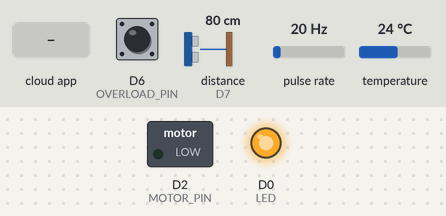
This program was run on a simulated ESP8266 (NodeMCU). On the bench: switched loads named in the program (green lamp = pin HIGH), output pins drawn as LEDs (lit = HIGH). Wiring (inferred from the names in the program): pulse sensor: data D1. Inputs (shaded band) come from the test bench; at power-on: D6 (OVERLOAD_PIN) HIGH, distance to the obstacle (sensor on D7) 80 cm, pulse rate 20 Hz, temperature 24 °C. The echo pulse lasts 58.3 µs per cm; WiFi joins after 1.5 s; servers stay silent unless stated; what the program prints to the serial monitor is not drawn.

Above: at 2.8 s.
2.9 s: the phone or cloud app sets motor to motor
At 4.3 s:
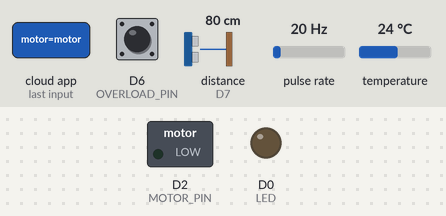
5.0 s: the phone or cloud app sets flow_reset to motor
7.0 s: the phone or cloud app sets sumur_on_level to motor
10.5 s: the phone or cloud app sets sumur_off_level to motor
Timing chart, 0 to 15.0 s (numbered marks = the images above; inputs shaded):
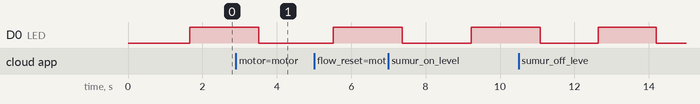

The program:

main.cpp
```cpp
#include <Arduino.h>
//FirebaseESP8266.h must be included before ESP8266WiFi.h
#include "FirebaseESP8266.h"
#include <ESP8266WiFi.h>
#include <OneWire.h>
#include <DallasTemperature.h>
#include "Motor.h"
#include "Event.h"
#include "DataBase.h"
#include <ESP8266TimerInterrupt.h>
#include "Ping.h"


#define FIREBASE_HOST "skripsi-9726b.firebaseio.com" //Without http:// or https:// schemes
#define FIREBASE_AUTH "b5LLW3w6JPyKzecPzKwUqz3oX5sTdW2wGUOpTM4A"
#define WIFI_SSID "ardinista"
#define WIFI_PASSWORD "ardiasta"

#define LED  D0
#define FLOW_SENSOR  D1
#define TRIGGER_PIN  D3  // Arduino pin tied to trigger pin on the ultrasonic sensor.
#define ECHO_PIN     D7  // Arduino pin tied to echo pin on the ultrasonic sensor.
#define MAX_DISTANCE 200 // Maximum distance we want to ping for (in centimeters). Maximum sensor distance is rated at 400-500cm.
#define OVERLOAD_PIN D6 // Maximum distance we want to ping for (in centimeters). Maximum sensor distance is rated at 400-500cm.
#define oneWireBus   D5     // input untuk sensor DS18B20
#define MOTOR_PIN   D2     // motor listrik


//Define data object
ESP8266Timer ITimer;
FirebaseData firebaseData1;
FirebaseData firebaseData2;
OneWire oneWire(oneWireBus);          // Setup a oneWire instance to communicate with any OneWire devices
DallasTemperature sensors (&oneWire); // Pass our oneWire reference to Dallas Temperature sensor
Ping sonar = Ping (TRIGGER_PIN, ECHO_PIN, MAX_DISTANCE); // NewPing setup of pins and maximum distance.
Motor motor = Motor( MOTOR_PIN, 100);
Event event = Event(1000);
Event kedip = Event(500);
DataBase flowData = DataBase();
DataBase flowAlarm = DataBase();
DataBase levelData = DataBase();
//declarasi variabel

void streamCallback(StreamData data){
  Serial.println("Stream callback ...");
  // callback motor
  Serial.print("data type = ");
  Serial.println(data.dataType());
  Serial.print("data path = ");
  Serial.println(data.dataPath());
  if (data.dataPath()=="/motor") {
    if (data.dataType() == "boolean")
    data.boolData() == 1 ? motor.motorOn(): motor.motorOff();
    // data.boolData() == 1 ? Serial.println("motor on"): Serial.println("motor off");
  }
  if (data.dataPath()=="/flow_reset"){
    if(data.boolData() == false ){
      motor.resetFlow();
    }
    // Serial.println(data.floatData());
  }
  if (data.dataPath()=="/sumur_on_level"){
    motor.setMinimumOnLevel(data.floatData());
    Serial.println(data.floatData());
  }
  if (data.dataPath()=="/sumur_off_level"){
    motor.setMinimumLevel(data.floatData());
    Serial.println(data.floatData());
  }
  if (data.dataType() == "json"){
    FirebaseJson &json = data.jsonObject();
    String jsonStr;
    json.toString(jsonStr, true);
    size_t len = json.iteratorBegin();
    String key, value = "";
    int type = 0;
    for (size_t i = 0; i < len; i++){
      json.iteratorGet(i, type, key, value);

      if (key=="motor"){
        value=="true"? motor.motorOn() : motor.motorOff();
      }

      if (key=="sumur_on_level"){
        motor.setMinimumOnLevel(value.toInt());
        // Serial.println(value.toInt());
      }

      if (key=="sumur_off_level"){
        motor.setMinimumLevel(value.toInt());
        // Serial.println(value.toInt());
      }
      if (key=="flow_reset"){
        if (value=="false")
        {
          motor.resetFlow();
        }
      }
    }
    json.iteratorEnd();
  }
}

void streamTimeoutCallback(bool timeout)
{
  if (timeout)
  {
    Serial.println();
    Serial.println("Stream timeout, resume streaming...");
    Serial.println();
  }
}

float flowValue;
unsigned long counter;

void ICACHE_RAM_ATTR  flowCallback(){
  static int tambah;
  if (digitalRead(FLOW_SENSOR)==HIGH){
    if (tambah == 1){
      counter++;
      tambah = 0;
    }
  }
  else{
    tambah=1;
  }
}

void ICACHE_RAM_ATTR TimerHandler(){
  noInterrupts(); // again
  flowValue=counter/3.9;
  counter=0;
  interrupts();
}
void setup(){
    // Interval in microsecs
  ITimer.attachInterruptInterval(1000000, TimerHandler);
  Serial.begin(9600);
  WiFi.begin(WIFI_SSID, WIFI_PASSWORD);
  Serial.print("Connecting to Wi-Fi");
  while (WiFi.status() != WL_CONNECTED)
  {
    Serial.print(".");
    delay(300);
  }
  Serial.println();
  Serial.print("Connected with IP: ");
  Serial.println(WiFi.localIP());
  Serial.println();
  Firebase.begin(FIREBASE_HOST, FIREBASE_AUTH);
  Firebase.reconnectWiFi(true);
  //Set the size of WiFi rx/tx buffers in the case where we want to work with large data.
  firebaseData1.setBSSLBufferSize(1024, 1024);
  //Set the size of HTTP response buffers in the case where we want to work with large data.
  firebaseData1.setResponseSize(1024);
  // Set the size of WiFi rx/tx buffers in the case where we want to work with large data.
  firebaseData2.setBSSLBufferSize(1024, 1024);
  // Set the size of HTTP response buffers in the case where we want to work with large data.
  firebaseData2.setResponseSize(1024);

  if (!Firebase.beginStream(firebaseData1, "/nodeGet"))
  {
    Serial.println("------------------------------------");
    Serial.println("Can't begin stream connection...");
    Serial.println("REASON: " + firebaseData1.errorReason());
    Serial.println("------------------------------------");
    Serial.println();
  }

  Firebase.setStreamCallback(firebaseData1, streamCallback, streamTimeoutCallback);
  Serial.println("start.....");
  attachInterrupt(FLOW_SENSOR, flowCallback, CHANGE);
  pinMode(FLOW_SENSOR,INPUT_PULLUP);
  pinMode(OVERLOAD_PIN,INPUT_PULLUP);
  pinMode(LED,OUTPUT);
  sonar.setMirorLenght(21.8);

}


void loop(){
  float level =  sonar.getMirorDistance();

  if (kedip.getEvent())
  {
    digitalRead(LED)==LOW?
    digitalWrite(D0,HIGH):
    digitalWrite(D0,LOW);
  }

  if (event.getEvent()) {

    //set flow ke firebasw
    if (flowData.setData(flowValue)){
      Firebase.setDouble(firebaseData2, "/nodeSet/flow",(flowValue));
    }

    //cek alarm flow sensor
    if (!motor.setFlow(flowValue)){
      Firebase.setBool(firebaseData2, "/alarm/flow",true);
      if (flowAlarm.setData(HIGH)){
        Firebase.setBool(firebaseData2, "/nodeGet/flow_reset",true);
      }
    }
    else{
      flowAlarm.setData(LOW);
      Firebase.setBool(firebaseData2, "/alarm/flow",false);
    }

    // Sensor suhu pada motor listrik
    static float motorTemp;
    sensors.requestTemperatures();
    if (motorTemp != sensors.getTempCByIndex(0)){
      motor.setTemperature(sensors.getTempCByIndex(0));
      if (Firebase.setDouble(firebaseData2, "/nodeSet/suhu",sensors.getTempCByIndex(0))){
        if (sensors.getTempCByIndex(0)>=100){
          Firebase.setBool(firebaseData2, "/alarm/overheat",true);
        }
        else{
          Firebase.setBool(firebaseData2, "/alarm/overheat",false);
        }
      }
    }
    //sensor overload pada motor
    if (digitalRead(OVERLOAD_PIN)==LOW ) {
      motor.setOverload(true);
      Firebase.setBool(firebaseData2, "/alarm/overload",true);
    }
    else {
      motor.setOverload(false);
      Firebase.setBool(firebaseData2, "/alarm/overload",false);
    }


    //sensor ketinggian air sumur
    // int level = 21 - sonar.ping_cm();

    if (motor.setLevel(level)) {
      Firebase.setBool(firebaseData2, "/alarm/level",false);
    }
    else {
      Firebase.setBool(firebaseData2, "/alarm/level",true);
    }

    if (levelData.setData(level))
    {
      Firebase.setDouble(firebaseData2, "/nodeSet/sumur",(level));
      Firebase.setDouble(firebaseData2, "/tankGet/sumur",(level));
    }
  }
}
```

DataBase.cpp
```cpp
#include "DataBase.h"

bool DataBase::setData(String data){
    this->dataString =data;
    if (this->dataString != this->tempDataString ){
        this->dataUpdate = true;
        this->tempDataString = data;
    }
    else{
        this->dataUpdate = false;
    }
    return this->dataUpdate;
}
bool DataBase::setData(bool data){
    this->dataBool =data;
    if (this->dataBool != this->tempDataBool ){
        this->dataUpdate = true;
        this->tempDataBool = data;
    }
    else{
        this->dataUpdate = false;
    }
    return this->dataUpdate;
}
bool DataBase::setData(int data){
    this->dataInt=data;
    if (this->dataInt != this->tempDataInt ){
        this->dataUpdate = true;
        this->tempDataInt = data;
    }
    else{
        this->dataUpdate = false;
    }
    return this->dataUpdate;
}
bool DataBase::setData(float data){
    this->dataFloat = data;
    if (this->dataFloat != this->tempDataFloat ){
        this->dataUpdate = true;
        this->tempDataFloat = data;
    }
    else{
        this->dataUpdate = false;
    }
    return this->dataUpdate;
}
DataBase::DataBase(/* args */)
{
}

DataBase::~DataBase()
{
}
```

DataBase.h
```cpp
#ifndef DATABASE_H
#define DATABASE_H
#include <Arduino.h>

class DataBase
{
private:

    int dataInt;
    float dataFloat;
    bool dataBool;
    String dataString;
    int tempDataInt;
    float tempDataFloat;
    bool tempDataBool;
    String tempDataString;
    bool dataUpdate;
public:
    DataBase();
    bool setData(String data);
    bool setData(bool data);
    bool setData(int data);
    bool setData(float data);
    ~DataBase();
};
#endif
```

Event.cpp
```cpp
#include "Event.h"
bool Event::getEvent(){
    unsigned long currentMillis = millis();
    if (currentMillis - previousMillis >= interval) {
        previousMillis = currentMillis;
        return true;
    }
    else return false;
}
void Event::setEvent(int milli_second){
    this->interval = milli_second;
}

Event::Event(int milli_second)
{
    this->interval = milli_second;
    this->previousMillis=millis();
}

Event::~Event()
{
}
```

Event.h
```cpp
#ifndef Event_H
#define Event_H

#include <Arduino.h>


class Event
{
private:
    unsigned long previousMillis,interval ;
public:
    Event(int milli_second);
    bool getEvent();
    void setEvent(int milli_second);
    ~Event();
};


// Existing code goes here

#endif
```

Motor.cpp
```cpp
#include "Motor.h"

void Motor::setOverload( bool ol)
{
    this->overload = ol;

    if (this->overload == false )
    {
        this->turnOn();
    }

    if (this->motorState == HIGH &&  this->overload == true)
    {
        this->turnOff();
    }

}
void Motor::setMinimumOnLevel(float temp){
    this->minimumOnLevel=temp;
}
void Motor::setMinimumLevel( float cm)
{
    this->minimumLevel = cm;

    if (this->level > this->minimumLevel)
    {
        this->turnOn();
    }

    if (this->motorState == HIGH &&  this->level < this->minimumLevel)
    {
        this->turnOff();
    }

}
int Motor::setLevel( float cm)
{
    this->level = cm;
    if (this->level >= this->minimumOnLevel)
    {
        this->levelState=HIGH;
        this->turnOn();
    }

    if (this->motorState == HIGH && this->level  <= this->minimumLevel)
    {
        this->levelState=LOW;
        this->turnOff();
    }
    return this->levelState;
}
int Motor::setFlow( float flow){
    if (digitalRead(this->motorPin) == HIGH &&  flow == 0)
    {
        if ((millis()-this->lastOn)>2000L)
        {
            this->flowReset=HIGH;
            this->turnOn();
            // return 0;
        }
    }
    return !this->flowReset;
}

void Motor::resetFlow(){
    this->flowReset=LOW;
    this->turnOn();
}

void Motor::motorOn(){
    this->motorState=HIGH;
    this->turnOn();

}
void Motor::turnOn(){
    if (this->motorTempeerature >= this->maxTemperature) {
        this->turnOff();
        return;
    }
    if (this->level <= this->minimumLevel) {
        this->turnOff();
        return;
    }
    if (this->flowReset == HIGH) {
        this->turnOff();
        return;
    }
    if (this->overload == true) {
        this->turnOff();
        return;
    }
    if (this->levelState == LOW) {
        this->turnOff();
        return;
    }
    if (digitalRead(this->motorPin)!=this->motorState )
    {
        this->lastOn=millis();
    }
    digitalWrite(this->motorPin,this->motorState);  // motor listrik

}
void Motor::turnOff()
{
    digitalWrite(this->motorPin,LOW);    // motor listrik

}
void Motor::motorOff()
{
    this->motorState=LOW;
    this->turnOff();
}
void Motor::setTemperature( float temp)
{
    this->motorTempeerature = temp;
    temp >= this->maxTemperature?
        this->turnOff():
        this->turnOn();
}
Motor::Motor(int motor_pin,  float max_temperature)
{
    this->motorPin=motor_pin;
    this->maxTemperature=max_temperature;

    this->minimumLevel=2;
    this->minimumOnLevel=4;
    this->level=10;
    this->motorTempeerature=30;
    this->overload = false;
    this->motorState = LOW;
    this->levelState = HIGH;
    pinMode(this->motorPin,OUTPUT);
}

Motor::~Motor()
{
}
```

Motor.h
```cpp
#ifndef MOTOR_H
#define MOTOR_H
#include <Arduino.h>


class Motor
{
private:
    float minimumLevel;
    float minimumOnLevel;
    float level;
    float maxTemperature;
    float motorTempeerature;
    int motorPin;
    int overload;
    int motorState;
    int levelState;
    int flowReset;
    unsigned long lastOn;
public:
    Motor(int motor_pin, float max_temperature);
    ~Motor();
    void motorOff();
    void turnOff();
    void motorOn();
    void turnOn();
    void resetFlow();
    void setTemperature(float temp);
    int setFlow(float temp);
    int setLevel(float temp);
    void setMinimumOnLevel(float temp);
    void setMinimumLevel(float temp);
    void setOverload(bool ol);

};

#endif
```

Ping.cpp
```cpp
#include "Ping.h"

void Ping::setMirorLenght(float lenght){
    this->mirror=lenght;
}
float Ping::getMirorDistance(){

    SUM = SUM - READINGS[INDEX];                        // Remove the oldest entry from the sum
    VALUE = (this->mirror -(this->sonar->ping()/57.0)); // Read the next sensor value
    READINGS[INDEX] = VALUE;                            // Add the newest reading to the window
    SUM = SUM + VALUE;                                  // Add the newest reading to the sum
    INDEX = (INDEX+1) % WINDOW_SIZE;                    // Increment the index, and wrap to 0 if it exceeds the window size
    AVERAGED = SUM / WINDOW_SIZE;                       // Divide the sum of the window by the window size for the result

    return AVERAGED;
}
Ping::Ping(int triger, int echo, int max_distance)
{
    this->sonar = new NewPing (triger, echo, max_distance);
    // simpleKalmanFilter = SimpleKalmanFilter(2, 0.5, 0.1);
}

Ping::~Ping()
{
}
```

Ping.h
```cpp
#ifndef PING_H
#define PING_H
#include <Arduino.h>
#include "NewPing.h"

#define WINDOW_SIZE 5
class Ping
{
private:
    NewPing * sonar ;
    float mirror;

    int INDEX = 0;
    float VALUE = 0;
    float SUM = 0;
    float READINGS[WINDOW_SIZE];
    float AVERAGED = 0;
public:
    Ping(int triger, int echo, int max_distance);
    void setMirorLenght(float lenght);
    float getMirorDistance();
    ~Ping();
};

#endif
```
